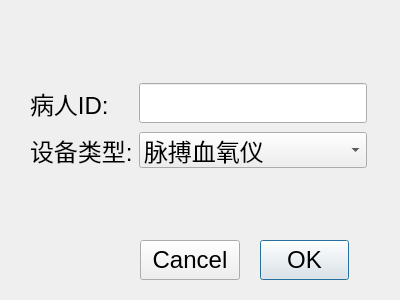
<?xml version="1.0" encoding="UTF-8"?>
<ui version="4.0">
 <class>KeyIn</class>
 <widget class="QDialog" name="KeyIn">
  <property name="geometry">
   <rect>
    <x>0</x>
    <y>0</y>
    <width>400</width>
    <height>300</height>
   </rect>
  </property>
  <property name="windowTitle">
   <string>Dialog</string>
  </property>
  <widget class="QPushButton" name="OkpushButton">
   <property name="geometry">
    <rect>
     <x>260</x>
     <y>240</y>
     <width>89</width>
     <height>40</height>
    </rect>
   </property>
   <property name="minimumSize">
    <size>
     <width>0</width>
     <height>40</height>
    </size>
   </property>
   <property name="font">
    <font>
     <family>Arial</family>
     <pointsize>18</pointsize>
    </font>
   </property>
   <property name="text">
    <string>OK</string>
   </property>
  </widget>
  <widget class="QPushButton" name="CancelpushButton">
   <property name="geometry">
    <rect>
     <x>140</x>
     <y>240</y>
     <width>100</width>
     <height>40</height>
    </rect>
   </property>
   <property name="minimumSize">
    <size>
     <width>100</width>
     <height>40</height>
    </size>
   </property>
   <property name="font">
    <font>
     <family>Arial</family>
     <pointsize>18</pointsize>
    </font>
   </property>
   <property name="text">
    <string>Cancel</string>
   </property>
  </widget>
  <widget class="QWidget" name="">
   <property name="geometry">
    <rect>
     <x>30</x>
     <y>80</y>
     <width>337</width>
     <height>92</height>
    </rect>
   </property>
   <layout class="QGridLayout" name="gridLayout">
    <item row="0" column="0">
     <widget class="QLabel" name="label2">
      <property name="font">
       <font>
        <family>Arial</family>
        <pointsize>18</pointsize>
       </font>
      </property>
      <property name="text">
       <string>病人ID:</string>
      </property>
     </widget>
    </item>
    <item row="0" column="1">
     <widget class="QLineEdit" name="lineEdit">
      <property name="minimumSize">
       <size>
        <width>0</width>
        <height>40</height>
       </size>
      </property>
      <property name="font">
       <font>
        <family>Arial</family>
        <pointsize>18</pointsize>
       </font>
      </property>
     </widget>
    </item>
    <item row="1" column="0">
     <widget class="QLabel" name="label3">
      <property name="font">
       <font>
        <family>Arial</family>
        <pointsize>18</pointsize>
       </font>
      </property>
      <property name="text">
       <string>设备类型:</string>
      </property>
     </widget>
    </item>
    <item row="1" column="1">
     <widget class="QComboBox" name="comboBox">
      <property name="minimumSize">
       <size>
        <width>200</width>
        <height>0</height>
       </size>
      </property>
      <property name="font">
       <font>
        <family>Arial</family>
        <pointsize>18</pointsize>
       </font>
      </property>
      <item>
       <property name="text">
        <string>脉搏血氧仪</string>
       </property>
      </item>
      <item>
       <property name="text">
        <string>心率仪</string>
       </property>
      </item>
     </widget>
    </item>
   </layout>
  </widget>
 </widget>
 <resources/>
 <connections/>
</ui>
